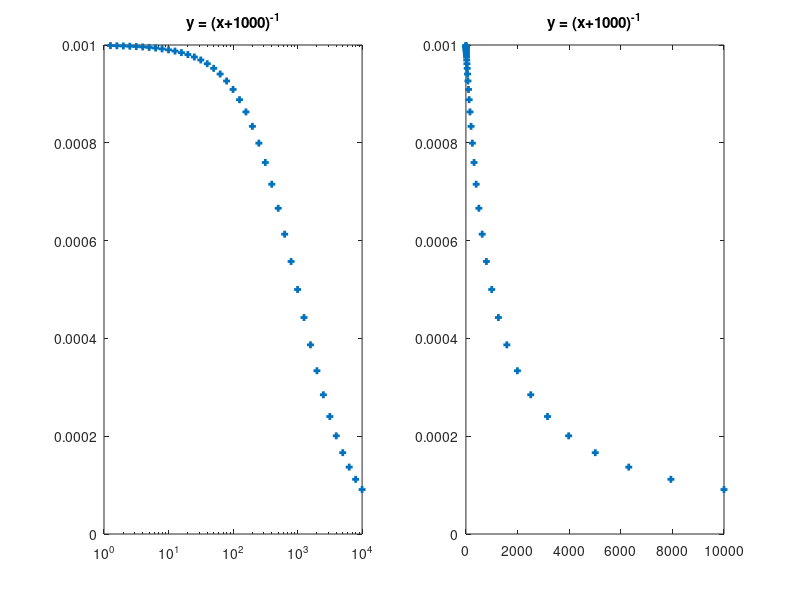

Write the MATLAB code that produced this figure.
x = 10.^(0.1:0.1:4);y = 1 ./ (x+1000);
figure
subplot(1,2,1);semilogx(x,y,'+','MarkerSize',5,'LineWidth',2);title('y = (x+1000)^{-1}')
subplot(1,2,2);plot(x,y,'+','MarkerSize',5,'LineWidth',2);title('y = (x+1000)^{-1}')
